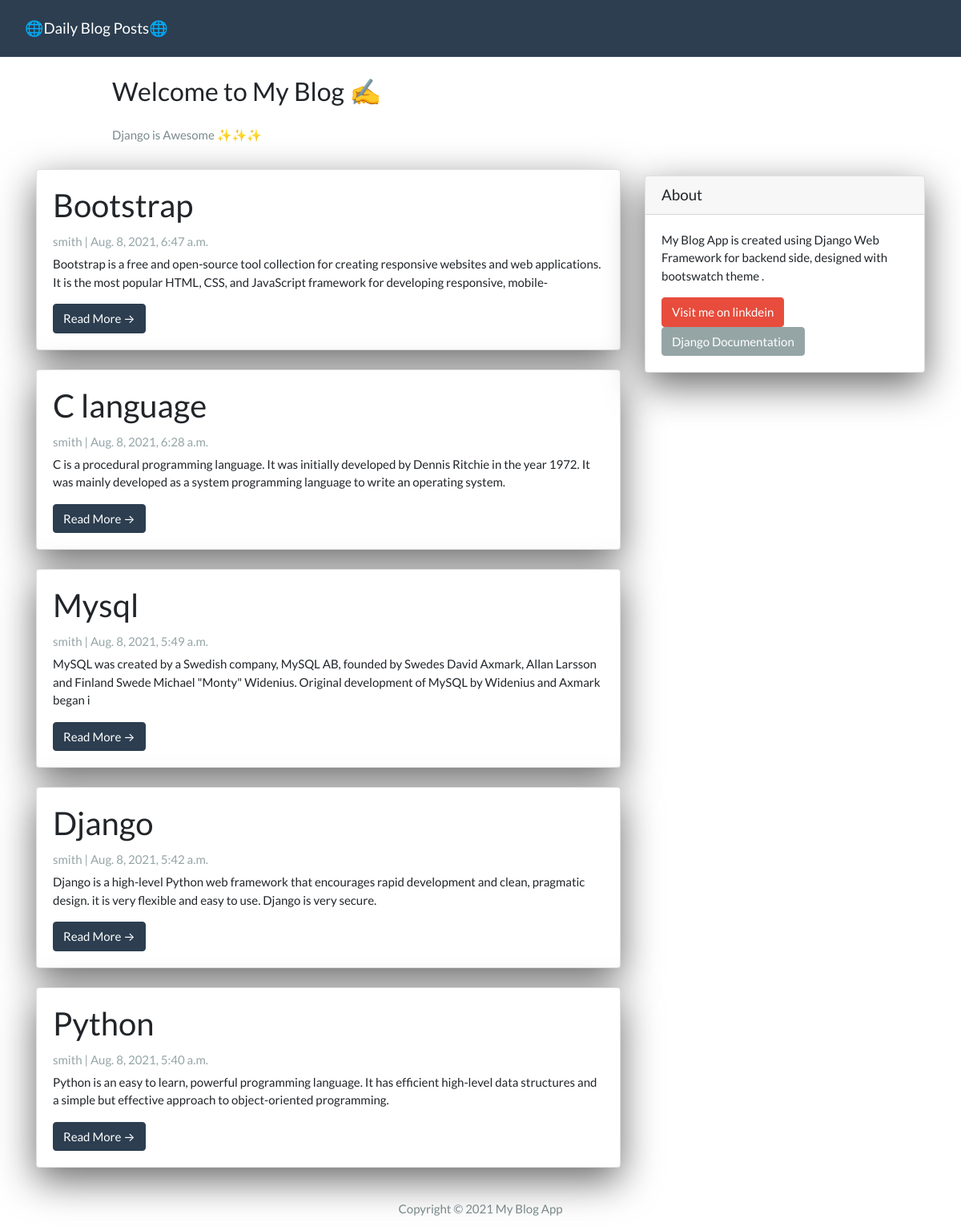
The page / on the database its author committed.
### anish_blog/models.py (models this page shows, shortened)
class Post(models.Model):
  title =  models.CharField(max_length=20000, unique=True)
  slug =   models.SlugField(max_length=20000, unique=True)
  author = models.ForeignKey(User, on_delete=models.CASCADE, related_name='blog_posts')
  created_on = models.DateTimeField(auto_now_add=True)
  updated_on = models.DateTimeField(auto_now=True)
  content = models.TextField()
  status = models.IntegerField(choices=STATUS, default=0)
  class Meta:
    ordering = ['-created_on']

### anish_blog/views.py (the view)
# urls.py: path('', views.PostList.as_view(), name="home"),
class PostList(generic.ListView):
  queryset = Post.objects.filter(status=1).order_by('-created_on')
  template_name = 'index.html'

### templates/index.html (shortened to what this page needs)
{% extends "base.html" %}
{% block content %}
<header class="masthead">
  <div class="container">
    <div class="row">
      <div class=" col-md-8 col-md-10 mx-auto">
        <div class="site-heading">
          <h3 class=" site-heading my-4 mt-3 text-black"> Welcome to My Blog ✍️ </h3>
          <p class="text-dark">Django is Awesome ✨✨✨ </p>
        </div>
      </div>
    </div>
  </div>
</header>
<div class="container">
  <div class="row">
    <div class="col-md-8 mt-3 left">
      {% for post in post_list %}
      <div class="card mb-4">
        <div class="card-body">
          <h2 class="card-title">{{ post.title }}</h2>
          <p class="card-text text-muted h6">{{ post.author }} | {{ post.created_on}} </p>
          <p class="card-text">{{post.content|slice:":200"}}</p>
          <a href="{% url 'post_detail' post.slug  %}" class="btn btn-primary">Read More &rarr;</a>
        </div>
      </div>
      {% endfor %}
    </div>
    {% block sidebar %}
    {% include 'sidebar.html' %}
    {% endblock sidebar %}
  </div>
</div>
{%endblock%}

### templates/base.html (shortened to what this page needs)
<!DOCTYPE html>
<html>
<head>
  <link rel="stylesheet" href="https://stackpath.bootstrapcdn.com/bootswatch/4.5.2/flatly/bootstrap.min.css">
</head>
<body>
  <nav class="navbar navbar-expand-lg navbar-dark bg-primary" id="mainNav">
    <div class="container-fluid">
      <a class="navbar-brand" href="{% url 'home' %}">🌐Daily Blog Posts🌐</a>
    </div>
  </nav>
  {% block content %}{% endblock content %}
  <footer class="py-3 bg-grey">
    <p class="m-0 text-dark text-center ">Copyright &copy; 2021 My Blog App </p>
  </footer>
</body>
</html>

### templates/sidebar.html (shortened to what this page needs)
{% block sidebar %}
<div class="col-md-4 float-right ">
  <div class="card my-4">
    <h5 class="card-header">About</h5>
    <div class="card-body">
      <p class="card-text"> My Blog App is created using Django Web Framework for backend side, designed with bootswatch
        theme . </p>
      <a href="https://www.linkedin.com/in/anish-kumar-298007184" class="btn btn-danger">Visit me on linkdein</a>
      <a href="https://docs.djangoproject.com/en/3.1/" class="btn btn-secondary">Django Documentation </a>
    </div>
  </div>
</div>
{% endblock sidebar %}

### templates/sidebar.html (style rules this page uses)
.card { box-shadow: 0 16px 48px #6a6a6b; }

### rows shown on the page
Post: title "Bootstrap", author "smith", created_on "Aug. 8, 2021, 6:47 a.m.", content "Bootstrap is a free and open-source tool collection for creating responsive websites and web applications. It is the most popular HTML, CSS, and JavaScript framework for developing responsive, mobile-"
Post: title "C language", author "smith", created_on "Aug. 8, 2021, 6:28 a.m.", content "C is a procedural programming language. It was initially developed by Dennis Ritchie in the year 1972. It was mainly developed as a system programming language to write an operating system."
Post: title "Mysql", author "smith", created_on "Aug. 8, 2021, 5:49 a.m.", content "MySQL was created by a Swedish company, MySQL AB, founded by Swedes David Axmark, Allan Larsson and Finland Swede Michael \"Monty\" Widenius. Original development of MySQL by Widenius and Axmark began i"
Post: title "Django", author "smith", created_on "Aug. 8, 2021, 5:42 a.m.", content "Django is a high-level Python web framework that encourages rapid development and clean, pragmatic design. it is very flexible and easy to use. Django is very secure."
Post: title "Python", author "smith", created_on "Aug. 8, 2021, 5:40 a.m.", content "Python is an easy to learn, powerful programming language. It has efficient high-level data structures and a simple but effective approach to object-oriented programming."
